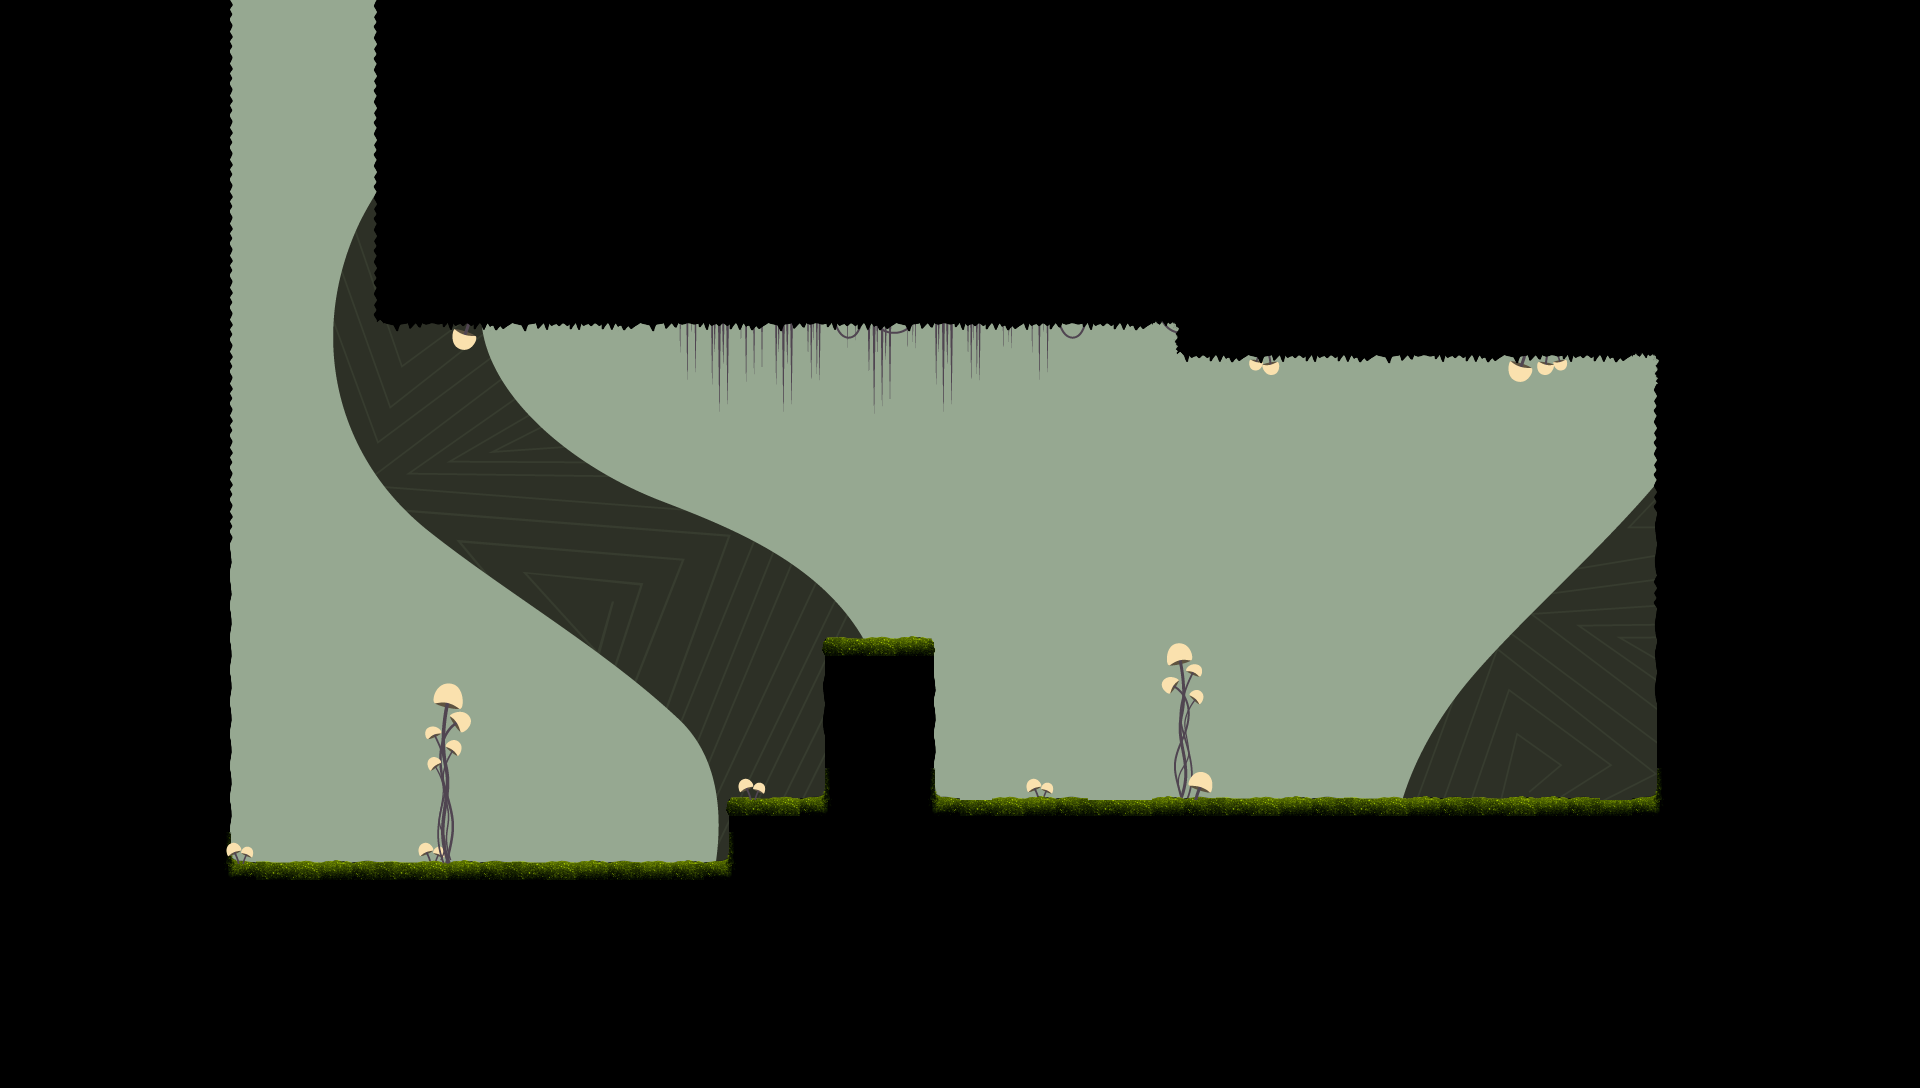

The image is a tile-based game level rendered from a .tmx file. Its description and source (layers, tilesets, objects; grid data summarised) follow:
An orthogonal 60x34 tile map with 32x32 px tiles, 5 tile layers (Fundo1, Tiles 4, Tiles 3, Tiles 2 (Game), ...), 3 tilesets and 14 objects.

<map version="1.0" orientation="orthogonal" width="60" height="34" tilewidth="32" tileheight="32" backgroundcolor="#96a891">
 <tileset firstgid="1" name="plantcave" tilewidth="32" tileheight="32">
  <image source="tilesetplantcave.png" width="256" height="256" />
 </tileset>
 <tileset firstgid="65" name="plants" tilewidth="32" tileheight="32">
  <image source="PlantsTileset.png" width="256" height="256" />
 </tileset>
 <tileset firstgid="129" name="Fundo1" tilewidth="32" tileheight="32">
  <image source="Fundo1.png" width="2048" height="1024" />
 </tileset>
 <layer name="Fundo1" width="60" height="34">
  <data>[2040 cells, 1184 non-empty, 1184 distinct tile ids]</data>
 </layer>
 <layer name="Tiles 4" width="60" height="34">
  <data>[2040 cells, 7 non-empty, 4 distinct tile ids]</data>
 </layer>
 <layer name="Tiles 3" width="60" height="34">
  <data>[2040 cells, 280 non-empty, 27 distinct tile ids]</data>
 </layer>
 <layer name="Tiles 2 (Game)" width="60" height="34">
  <data>[2040 cells, 1478 non-empty, 38 distinct tile ids]</data>
 </layer>
 <layer name="Tiles 1" width="60" height="34">
  <data>[2040 cells, 17 non-empty, 16 distinct tile ids]</data>
 </layer>
 <objectgroup name="Collider" width="60" height="34">
  <object x="0" y="0" width="224" height="1088" />
  <object x="736" y="1088" width="256" />
  <object x="224" y="1088" width="320" />
  <object x="224" y="864" width="512" height="224" />
  <object x="384" y="0" width="800" height="320" />
  <object x="1184" y="0" width="736" height="352" />
  <object x="736" y="800" width="928" height="288" />
  <object x="1664" y="352" width="256" height="736" />
  <object x="832" y="640" width="96" height="160" />
 </objectgroup>
 <objectgroup name="Bounds" width="60" height="34">
  <object x="0" y="0">
   <ellipse />
  </object>
  <object x="1920" y="1088">
   <ellipse />
  </object>
 </objectgroup>
 <objectgroup name="Lumens" width="60" height="34">
  <object x="864" y="448" width="32" height="32">
   <ellipse />
  </object>
 </objectgroup>
 <objectgroup name="Portal" width="60" height="34">
  <object x="1536" y="800">
   <ellipse />
  </object>
 </objectgroup>
 <objectgroup name="PluStart" width="60" height="34">
  <object x="288" y="32" width="32" height="32">
   <ellipse />
  </object>
 </objectgroup>
</map>
